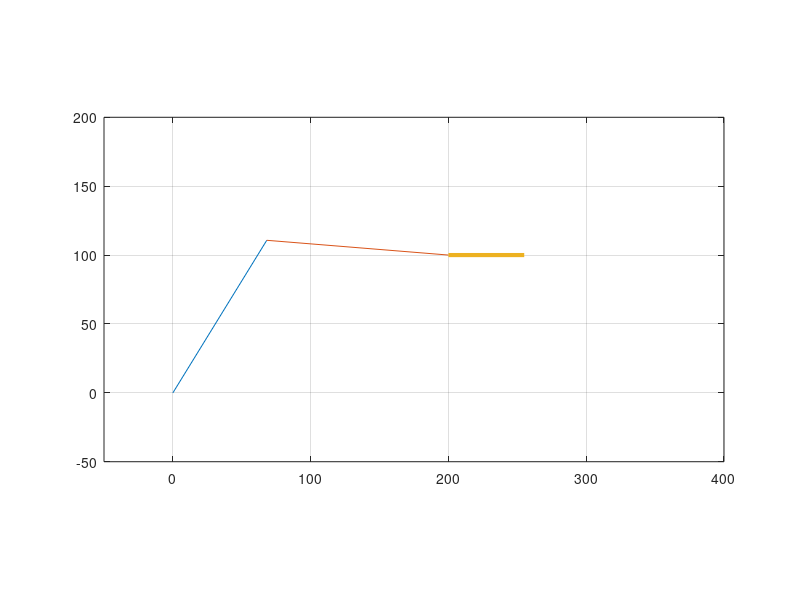

MATLAB code to generate this figure:
clear; clc; close all;

%Define End Effector Parameters

y = 100;
phi = 0;


% Define Robot Specs
l1 = 130;
l2 = 132.3;
l3 = 55;


%Solution 1
for t=1:200
    O2a(t) = acosd((t^2 + y^2 - l1^2 - l2^2)/(2*l1*l2));
    
    O1a(t) = atand(y/t) - atand(l2*sind(O2a(t))/(l1+l2*cosd(O2a(t))));

    O3a(t) = phi - O1a(t) - O2a(t);
end

%Solution 2
for t=1:200
    O2b(t) = -acosd((t^2 + y^2 - l1^2 - l2^2)/(2*l1*l2));
    
    O1b(t) = atand(y/t) - atand(l2*sind(O2b(t))/(l1+l2*cosd(O2b(t))));

    O3b(t) = phi - O1b(t) - O2b(t);
end

for t=1:200
    if O1a(t)<0
        O2 = O2b; O1 = O1b; O3 = O3b;
        break;
    elseif O1a(t)>0
        O2 = O1a; O1 = O1a; O3 = O3a;
    end
end


for t=1:200
    
    %Points
    Ax(t) = 0;
    Ay(t) = 0;
    
    Bx(t) = l1*cosd(O1(t));
    By(t) = l1*sind(O1(t));
    
    Cx(t) = Bx(t) + l2*cosd(O1(t)+O2(t));
    Cy(t) = By(t) + l2*sind(O1(t)+O2(t));
    
    Dx(t) = Cx(t) + l3*cosd(O1(t)+O2(t)+O3(t));
    Dy(t) = Cy(t) + l3*sind(O1(t)+O2(t)+O3(t));
    
    
    %%%% Plotting Linkage %%%%%
    plot( [Ax(t) Bx(t)], [Ay(t) By(t)], [Bx(t) Cx(t)], [By(t) Cy(t)], [Cx(t) Dx(t)], [Cy(t) Dy(t)], 'Linewidth', 3);
    hold on;
    grid on;
    axis equal;
    axis ([-50 400 -50 200]);
    drawnow;
    hold off;

end
